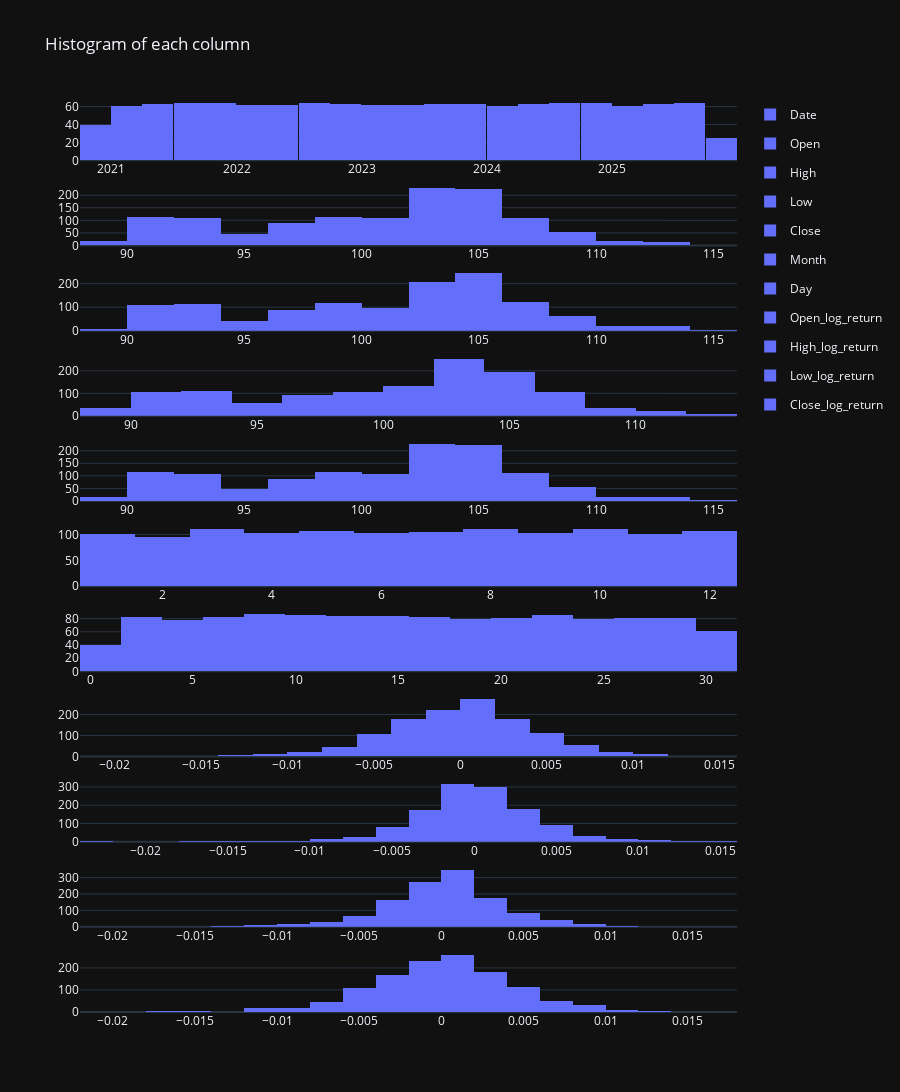

This figure's notebook cell:
### Markdown cell above
## c)

### Code cell
columns = df12.columns.tolist()
fig = sp.make_subplots(rows=len(columns), cols=1)
for i, col in enumerate(columns):
    subfig = px.histogram(df12[col], nbins=20, title=col)
    for trace in range(len(subfig.data)):
        fig.add_trace(subfig.data[trace], row=i + 1, col=1)
fig.update_layout(
    height=300 * len(columns),  # 300px per subplot
    title_text="Histogram of each column",
)
fig.show()

### Figure 1 — Plotly figure (JSON) as saved in the notebook; plotly's stock layout.template omitted (floating-point values rounded to 4 significant figures; data arrays with more than 128 entries replaced by an {"elided": "..."} marker saying what was removed)
{"data": [{"bingroup": "x", "hovertemplate": "variable=Date<br>value=%{x}<br>count=%{y}<extra></extra>", "legendgroup": "Date", "marker": {"color": "#636efa", "pattern": {"shape": ""}}, "name": "Date", "nbinsx": 20, "orientation": "v", "showlegend": true, "x": {"elided": "1257 str values"}, "xaxis": "x", "yaxis": "y", "type": "histogram"}, {"bingroup": "x", "hovertemplate": "variable=Open<br>value=%{x}<br>count=%{y}<extra></extra>", "legendgroup": "Open", "marker": {"color": "#636efa", "pattern": {"shape": ""}}, "name": "Open", "nbinsx": 20, "orientation": "v", "showlegend": true, "x": {"elided": "1257 float values"}, "xaxis": "x2", "yaxis": "y2", "type": "histogram"}, {"bingroup": "x", "hovertemplate": "variable=High<br>value=%{x}<br>count=%{y}<extra></extra>", "legendgroup": "High", "marker": {"color": "#636efa", "pattern": {"shape": ""}}, "name": "High", "nbinsx": 20, "orientation": "v", "showlegend": true, "x": {"elided": "1257 float values"}, "xaxis": "x3", "yaxis": "y3", "type": "histogram"}, {"bingroup": "x", "hovertemplate": "variable=Low<br>value=%{x}<br>count=%{y}<extra></extra>", "legendgroup": "Low", "marker": {"color": "#636efa", "pattern": {"shape": ""}}, "name": "Low", "nbinsx": 20, "orientation": "v", "showlegend": true, "x": {"elided": "1257 float values"}, "xaxis": "x4", "yaxis": "y4", "type": "histogram"}, {"bingroup": "x", "hovertemplate": "variable=Close<br>value=%{x}<br>count=%{y}<extra></extra>", "legendgroup": "Close", "marker": {"color": "#636efa", "pattern": {"shape": ""}}, "name": "Close", "nbinsx": 20, "orientation": "v", "showlegend": true, "x": {"elided": "1257 float values"}, "xaxis": "x5", "yaxis": "y5", "type": "histogram"}, {"bingroup": "x", "hovertemplate": "variable=Month<br>value=%{x}<br>count=%{y}<extra></extra>", "legendgroup": "Month", "marker": {"color": "#636efa", "pattern": {"shape": ""}}, "name": "Month", "nbinsx": 20, "orientation": "v", "showlegend": true, "x": {"elided": "1257 int values"}, "xaxis": "x6", "yaxis": "y6", "type": "histogram"}, {"bingroup": "x", "hovertemplate": "variable=Day<br>value=%{x}<br>count=%{y}<extra></extra>", "legendgroup": "Day", "marker": {"color": "#636efa", "pattern": {"shape": ""}}, "name": "Day", "nbinsx": 20, "orientation": "v", "showlegend": true, "x": {"elided": "1257 int values"}, "xaxis": "x7", "yaxis": "y7", "type": "histogram"}, {"bingroup": "x", "hovertemplate": "variable=Open_log_return<br>value=%{x}<br>count=%{y}<extra></extra>", "legendgroup": "Open_log_return", "marker": {"color": "#636efa", "pattern": {"shape": ""}}, "name": "Open_log_return", "nbinsx": 20, "orientation": "v", "showlegend": true, "x": {"elided": "1257 float values"}, "xaxis": "x8", "yaxis": "y8", "type": "histogram"}, {"bingroup": "x", "hovertemplate": "variable=High_log_return<br>value=%{x}<br>count=%{y}<extra></extra>", "legendgroup": "High_log_return", "marker": {"color": "#636efa", "pattern": {"shape": ""}}, "name": "High_log_return", "nbinsx": 20, "orientation": "v", "showlegend": true, "x": {"elided": "1257 float values"}, "xaxis": "x9", "yaxis": "y9", "type": "histogram"}, {"bingroup": "x", "hovertemplate": "variable=Low_log_return<br>value=%{x}<br>count=%{y}<extra></extra>", "legendgroup": "Low_log_return", "marker": {"color": "#636efa", "pattern": {"shape": ""}}, "name": "Low_log_return", "nbinsx": 20, "orientation": "v", "showlegend": true, "x": {"elided": "1257 float values"}, "xaxis": "x10", "yaxis": "y10", "type": "histogram"}, {"bingroup": "x", "hovertemplate": "variable=Close_log_return<br>value=%{x}<br>count=%{y}<extra></extra>", "legendgroup": "Close_log_return", "marker": {"color": "#636efa", "pattern": {"shape": ""}}, "name": "Close_log_return", "nbinsx": 20, "orientation": "v", "showlegend": true, "x": {"elided": "1257 float values"}, "xaxis": "x11", "yaxis": "y11", "type": "histogram"}], "layout": {"xaxis": {"anchor": "y", "domain": [0.0, 1.0]}, "yaxis": {"anchor": "x", "domain": [0.9339, 1.0]}, "xaxis2": {"anchor": "y2", "domain": [0.0, 1.0]}, "yaxis2": {"anchor": "x2", "domain": [0.8405, 0.9066]}, "xaxis3": {"anchor": "y3", "domain": [0.0, 1.0]}, "yaxis3": {"anchor": "x3", "domain": [0.7471, 0.8132]}, "xaxis4": {"anchor": "y4", "domain": [0.0, 1.0]}, "yaxis4": {"anchor": "x4", "domain": [0.6537, 0.7198]}, "xaxis5": {"anchor": "y5", "domain": [0.0, 1.0]}, "yaxis5": {"anchor": "x5", "domain": [0.5603, 0.6264]}, "xaxis6": {"anchor": "y6", "domain": [0.0, 1.0]}, "yaxis6": {"anchor": "x6", "domain": [0.4669, 0.5331]}, "xaxis7": {"anchor": "y7", "domain": [0.0, 1.0]}, "yaxis7": {"anchor": "x7", "domain": [0.3736, 0.4397]}, "xaxis8": {"anchor": "y8", "domain": [0.0, 1.0]}, "yaxis8": {"anchor": "x8", "domain": [0.2802, 0.3463]}, "xaxis9": {"anchor": "y9", "domain": [0.0, 1.0]}, "yaxis9": {"anchor": "x9", "domain": [0.1868, 0.2529]}, "xaxis10": {"anchor": "y10", "domain": [0.0, 1.0]}, "yaxis10": {"anchor": "x10", "domain": [0.09339, 0.1595]}, "xaxis11": {"anchor": "y11", "domain": [0.0, 1.0]}, "yaxis11": {"anchor": "x11", "domain": [0.0, 0.06612]}, "title": {"text": "Histogram of each column"}, "height": 3300}}
